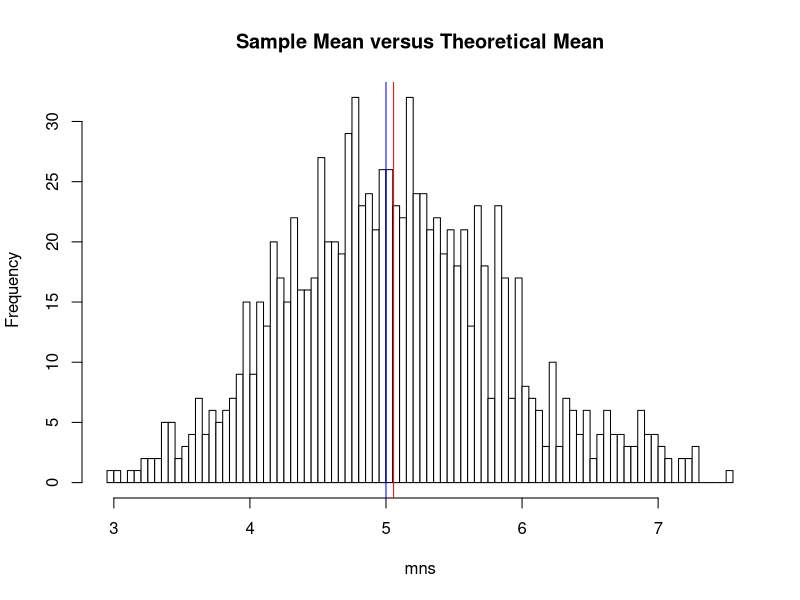
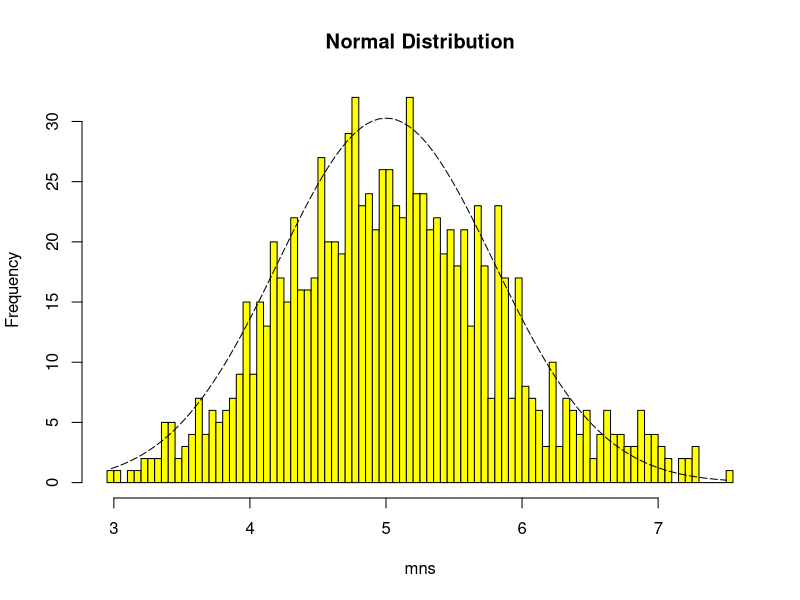

R code for these plots, in order:
## ---- chunk 1
ECHO=TRUE
set.seed(1337)
lambda = 0.2
n = 40
## ---- chunk 2
mns = NULL
for (i in 1 : 1000) mns = c(mns, mean(rexp(n, lambda)))
## ---- chunk 3
sampMean <-mean(mns)
sampMean
## ---- chunk 4
theoMean <- lambda^-1
theoMean
## ---- chunk 5
abs(mean(mns)-lambda^-1)
hist(mns, main = "Sample Mean versus Theoretical Mean", col = "white", breaks = 100)
abline(v = sampMean, col = "red")
abline(v = theoMean, col = "blue")
## ---- chunk 6
sampVar <- var(mns)
sampVar
## ---- chunk 7
theoVar <- (lambda * sqrt(n))^-2
theoVar
## ---- chunk 8
abs(var(mns)-(lambda * sqrt(n))^-2)
## ---- chunk 9
hist(mns, main = "Normal Distribution", col = "yellow", breaks = 100)
xfit <- seq(min(mns), max(mns), length = 100)
yfit <- dnorm(xfit, mean = 1/lambda, sd = (1/lambda)/sqrt(n))
lines(xfit, yfit*60, lty = 5)
